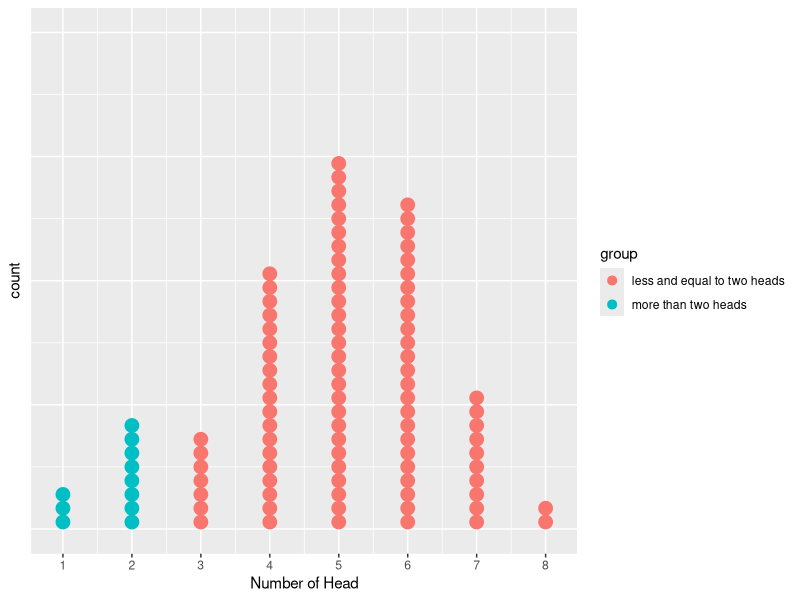

Recreate this plot in R.
# 100 replications with each replication having 10 trials. In each trial, outcome is 0 or 1
oneRep <- rep(NA,10)
container <- t(replicate(100,oneRep))
for (i in 1:100) {
  for (j in 1:10){
    container[i,j] <- sample(0:1,1)
  }
}
# calculate number of head in each replication and save the result in the dis100Rep vector
dis100Rep <- rowSums(container)
# create a dataframe
repLabel <- 1:100
simulatedDis <- cbind(repLabel,dis100Rep)
#simulatedDis$group <- 
simulatedDisM <- as.data.frame(simulatedDis)
# creat two groups(head number below 2 and above 2)
simulatedDisM$group <- dis100Rep>2
simulatedDisM$group[simulatedDisM$group==TRUE] <- "less and equal to two heads"
simulatedDisM$group[simulatedDisM$group==FALSE] <- "more than two heads"
# plot the simulated distribution in a dot plot. From the output, 33 out of 100 replications have 5 heads.
library(ggplot2)
ggplot(simulatedDisM, aes(x = dis100Rep,color=group,fill=group)) +
  geom_dotplot(method="histodot",binwidth = 0.2)+
  theme(
        axis.text.y=element_blank(),  #remove y axis labels
        axis.ticks.y=element_blank()  #remove y axis ticks
  )+
  scale_x_continuous(breaks=c(1:10))+
  labs(x="Number of Head")
# create a vector representing count of values in the dis100Rep vector
countSummary <- rep(NA,10)
for (i in 1:10){
countSummary[i] <- sum(dis100Rep==i)
}
# verify that the total number of replication is 100
sum(countSummary)
